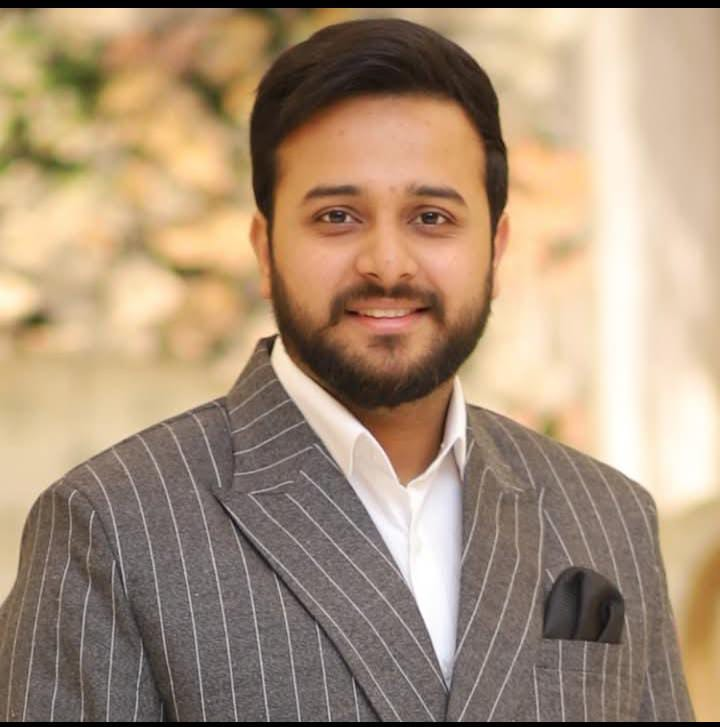
#> input picture face_recognition/dataset/User.1.1.jpg, 720 x 727 px; its folder holds only this picture in this run
$ python train_face_model.py
#> lines starting #> are read from the running program, lines starting #| are printed output that depends on the picture
import cv2 # type: ignore
import numpy as np # type: ignore
from PIL import Image # type: ignore
import os

path = 'dataset'
recognizer = cv2.face.LBPHFaceRecognizer_create()
detector = cv2.CascadeClassifier(cv2.data.haarcascades + "haarcascade_frontalface_default.xml")

def getImagesAndLabels(path):
#> called with path = 'dataset'
    imagePaths = [os.path.join(path,f) for f in os.listdir(path)]
    faceSamples = []
    ids = []

    for imagePath in imagePaths:
        PIL_img = Image.open(imagePath).convert('L')  # grayscale
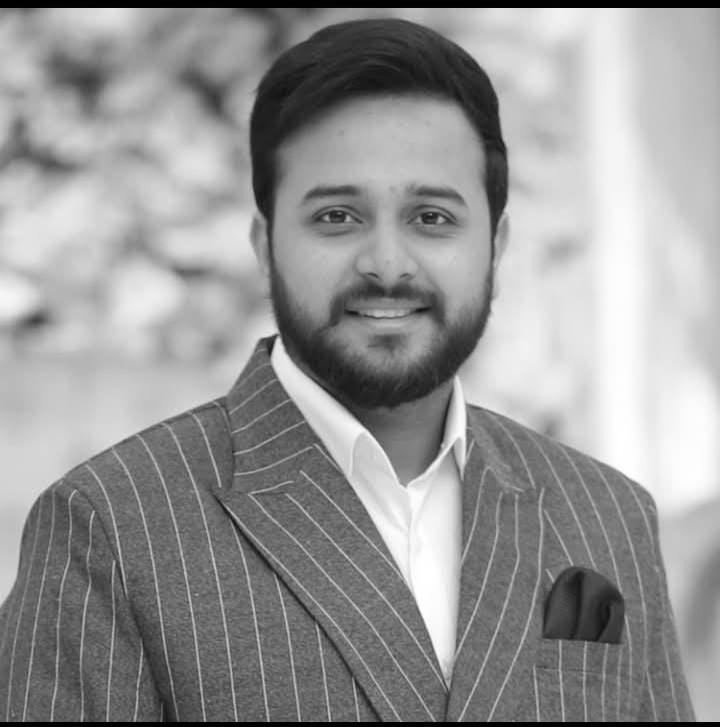
#> PIL_img: PIL image 720x727 L; min 0, max 255, mean 150.2
        img_numpy = np.array(PIL_img, 'uint8')

        id = int(os.path.split(imagePath)[-1].split(".")[1])
        faces = detector.detectMultiScale(img_numpy)
#> faces = [[83, 78, 98, 98], [129, 220, 162, 162], [246, 107, 277, 277]]

        for (x,y,w,h) in faces:
            faceSamples.append(img_numpy[y:y+h,x:x+w])
            ids.append(id)
#> this loop made 3 passes
#> after the loop, faceSamples = 3 items; ids = [1, 1, 1]

    return faceSamples, ids

print("[INFO] Training faces. It will take a few seconds...")
faces, ids = getImagesAndLabels(path)
#> faces = 3 items; ids = [1, 1, 1]
recognizer.train(faces, np.array(ids))

# Save the model
#> (the run stopped early here; a loop or call above may not have finished)
